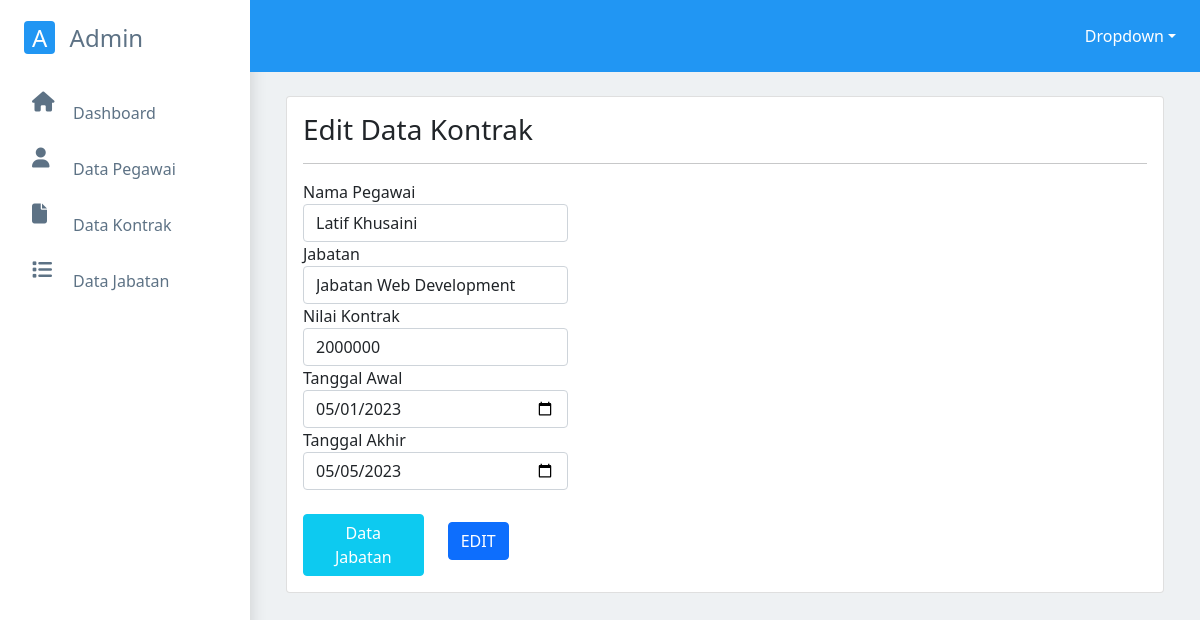
The page /index.php/welcome/edit_kontrak/1 on the database its author committed.
### tables this page shows
CREATE TABLE `tb_kontrak` (
  `id_kontrak` int(11) NOT NULL,
  `id_pegawai` int(11) NOT NULL,
  `id_jabatan` int(11) NOT NULL,
  `nilai_kontrak` varchar(200) NOT NULL,
  `tanggal_awal` date NOT NULL,
  `tanggal_akhir` date NOT NULL
);

CREATE TABLE `tb_pegawai` (
  `id_pegawai` int(11) NOT NULL,
  `id_jabatan` int(11) NOT NULL,
  `nama_pegawai` varchar(200) NOT NULL,
  `jenis_kelamin` varchar(50) NOT NULL,
  `telepon` varchar(50) NOT NULL,
  `alamat` varchar(200) NOT NULL
);

CREATE TABLE `tb_jabatan` (
  `id_jabatan` int(11) NOT NULL,
  `kode_jabatan` varchar(200) NOT NULL,
  `jabatan` varchar(200) NOT NULL
);

### application/controllers/Welcome.php (called while the page is built, shortened)
<?php
class Welcome extends CI_Controller {
	public function __construct()
	{
		 $this->load->model('model_pegawai', 'pegawai');
	}
	public function edit_kontrak($id = null)
	{
		if (isset($id))
		{
			$data = array(
				'pegawai' => $this->pegawai->getAllPegawai()->result(),
				'jabatan' => $this->pegawai->getAllJabatan()->result(),
				'kontrak' => $this->pegawai->getDataKontrak($id)->row(),
				'title' => 'Edit Data Kontrak',
				'button' => 'edit',
				'link' => 'index.php/admin/update_kontrak'
			);
			$this->load->view('template/header');
			$this->load->view('content/kontrak', $data);
			$this->load->view('template/footer');
		}
		else
		{
			redirect('admin/data_jabatan');
		}
	}
}

### index.php (called while the page is built, shortened)
<?php
require_once BASEPATH.'core/CodeIgniter.php';

### application/models/Model_pegawai.php (called while the page is built, shortened)
<?php
class model_pegawai extends CI_model
{
   public function getAllPegawai()
   {
		$this->db->select('*');
		$this->db->from('tb_pegawai');
		$this->db->join('tb_jabatan', 'tb_pegawai.id_jabatan = tb_jabatan.id_jabatan');
		return $this->db->get();
   }
   public function getDataKontrak($data)
   {
		$this->db->select('*');
		$this->db->from('tb_kontrak');
		$this->db->join('tb_pegawai', 'tb_kontrak.id_pegawai = tb_pegawai.id_pegawai');
		$this->db->join('tb_jabatan', 'tb_kontrak.id_jabatan = tb_jabatan.id_jabatan');
		$this->db->where('id_kontrak', $data);
		return $this->db->get();
   }
   public function getAllJabatan()
   {
		$this->db->select('*');
		$this->db->from('tb_jabatan');
		return $this->db->get();
   }
}

### application/views/content/kontrak.php (the view, shortened to what this page needs)
<div class="row m-4">
	<div class="col-12 col-md-12">
		<div class="card">
			<div class="box box-warning">
				<div class="box-body p-3">
					<h3><?=$title?></h3>
					<hr>
					<div class="row">
						<div class="col-lg-4 col-md-4">
							<?php
								$id = isset($kontrak) ? $kontrak->id_kontrak : 'null';
								echo form_open(base_url($link.'/'.$id));
							?>
								<label for="agama" class="control-label">Nama Pegawai</label>
								<select name="id_pegawai" id="id_pegawai" class="form-control">
								<option value="<?= isset($kontrak) ? $kontrak->id_pegawai : 'null'?>" ><?= isset($kontrak) ? $kontrak->nama_pegawai : 'null'?></option>
								</select>
								<label for="agama" class="control-label">Jabatan</label>
								<select name="id_jabatan" id="id_jabatan" class="form-control">
								<option value="<?= isset($kontrak) ? $kontrak->id_jabatan : 'null'?>" ><?= isset($kontrak) ? $kontrak->jabatan : 'null'?></option>
								</select>
								<div class="form-group">
									<label for="nama" class="control-label">Nilai Kontrak</label>
									<?=form_input(array(
										'name' => 'nilai_kontrak',
										'id' => 'nilai_kontrak',
										'class' => 'form-control',
										'required' => 'required',
										'value' => isset($kontrak) ? $kontrak->nilai_kontrak : null,
										'autofocus' => 'autofocus'
									)) ?>
								</div>
								<div class="form-group">
									<label for="nama" class="control-label">Tanggal Awal</label>
									<?=form_input(array(
										'name' => 'tanggal_awal',
										'id' => 'tanggal_awal',
										'class' => 'form-control',
										'required' => 'required',
										'type' => 'date',
										'value' => isset($kontrak) ? $kontrak->tanggal_awal : null,
										'autofocus' => 'autofocus'
									)) ?>
								</div>
								<div class="form-group">
									<label for="nama" class="control-label">Tanggal Akhir</label>
									<?=form_input(array(
										'name' => 'tanggal_akhir',
										'id' => 'tanggal_akhir',
										'class' => 'form-control',
										'required' => 'required',
										'type' => 'date',
										'value' => isset($kontrak) ? $kontrak->tanggal_akhir : null,
										'autofocus' => 'autofocus'
									)) ?>
								</div>
								<div>
								<div class="row mt-4">
									<div class="col-md-6">
										<a href="<?=base_url('index.php/admin/data_kontrak')?>" class="btn btn-info btn-block text-white">Data Jabatan</a>
									</div>
									<div class="col-md-6 mt-2">
										<?=form_submit(array(
											'name' => $button,
											'value' => strtoupper($button),
											'class' => 'btn btn-primary btn-block'
										))?>
									</div>
								</div>
								</div>
						</div>
					</div>
				</div>
			</div>
		</div>
	</div>
</div>

### rows shown on the page
tb_kontrak: id_pegawai "Latif Khusaini", id_jabatan "Jabatan Web Development", nilai_kontrak "2000000", tanggal_awal "05/01/2023", tanggal_akhir "05/05/2023"

### other values the page prints
$title "Edit Data Kontrak"
